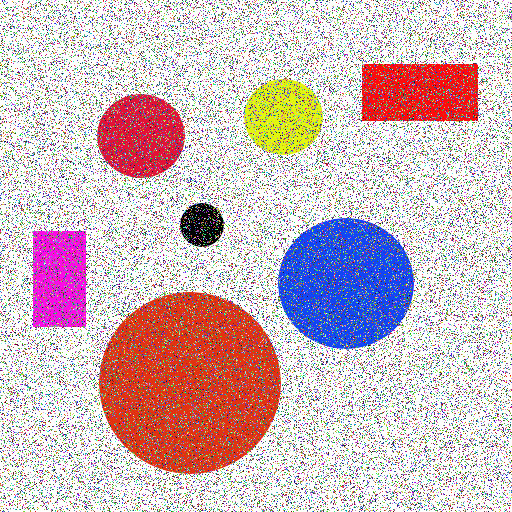
#> input picture noise.jpg, 512 x 512 px, found by its file name
$ python Tarefa01-Resposta.py
#> lines starting #> are read from the running program, lines starting #| are printed output that depends on the picture; after the words box and inside, x2 and y2 are one past the last pixel; in counts of white or black regions, pixels touching at a corner belong together
import numpy as np
import cv2

img = cv2.imread('noise.jpg')
#> img is the input picture: shape (512, 512, 3); mean B, G, R 191.6, 186.4, 208.2

dft = np.fft.fft2(img)
dft_shift = np.fft.fftshift(dft)

magnitude_spectrum = np.log(np.abs(dft_shift))/20
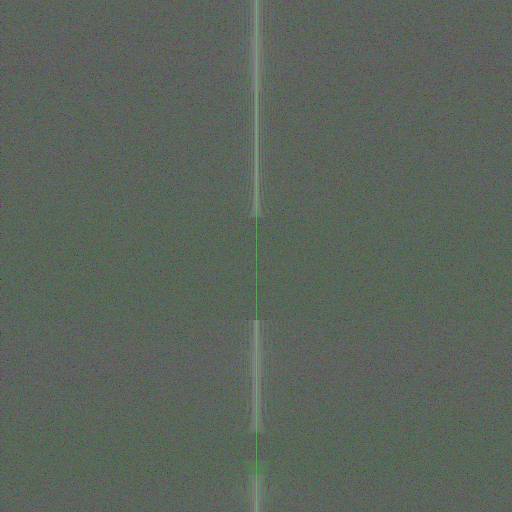
#> magnitude_spectrum: shape (512, 512, 3) float64; mean of channels 0, 1, 2 0.362, 0.399, 0.362; drawn as B, G, R

radius = 150
mask = np.ones_like(img)
cy = mask.shape[0] // 2
#> cy = 256
cx = mask.shape[1] // 2
#> cx = 256
cv2.circle(mask, (cx,cy), radius, (255,255,255), -1)[0]
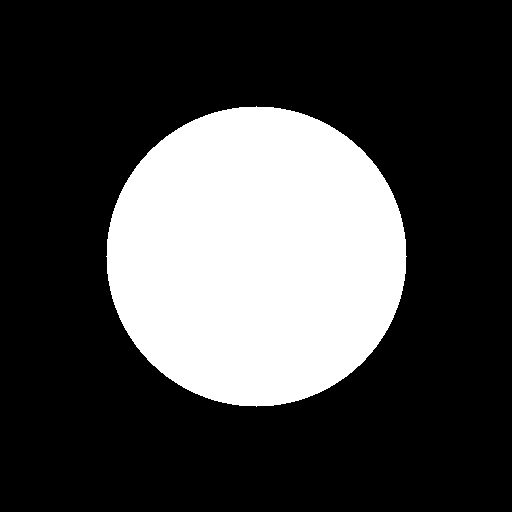
#> mask: shape (512, 512, 3); values 1 (black) and 255 (white), 27% white; 1 white region, box (x1, y1, x2, y2) and area: (106, 106, 407, 407) 70681
mask = cv2.GaussianBlur(mask, (3,3), 0)

dft_shift_masked = np.multiply(dft_shift,mask) / 255
back_ishift = np.fft.ifftshift(dft_shift)
back_ishift_masked = np.fft.ifftshift(dft_shift_masked)

img_filtered = np.fft.ifft2(back_ishift_masked)
img_filtered = np.abs(3*img_filtered).clip(0,255).astype(np.uint8)
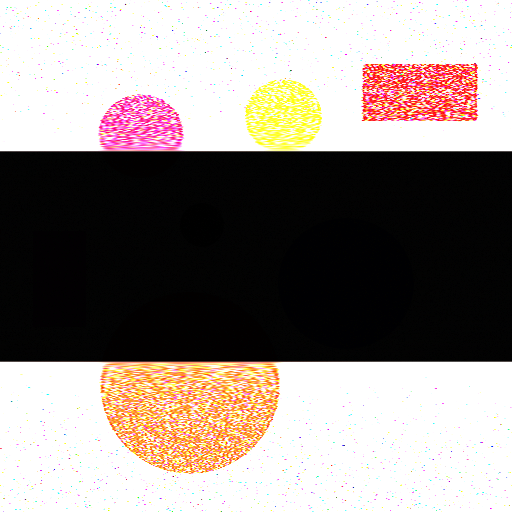
#> img_filtered: shape (512, 512, 3); mean of channels 0, 1, 2 136, 140.9, 150.5; drawn as B, G, R


cv2.imshow("Imagem", img)
cv2.imshow("Espectro", magnitude_spectrum)
cv2.imshow("Mascara", mask)
cv2.imshow("Resultado", img_filtered)

cv2.waitKey(0)
cv2.destroyAllWindows()
